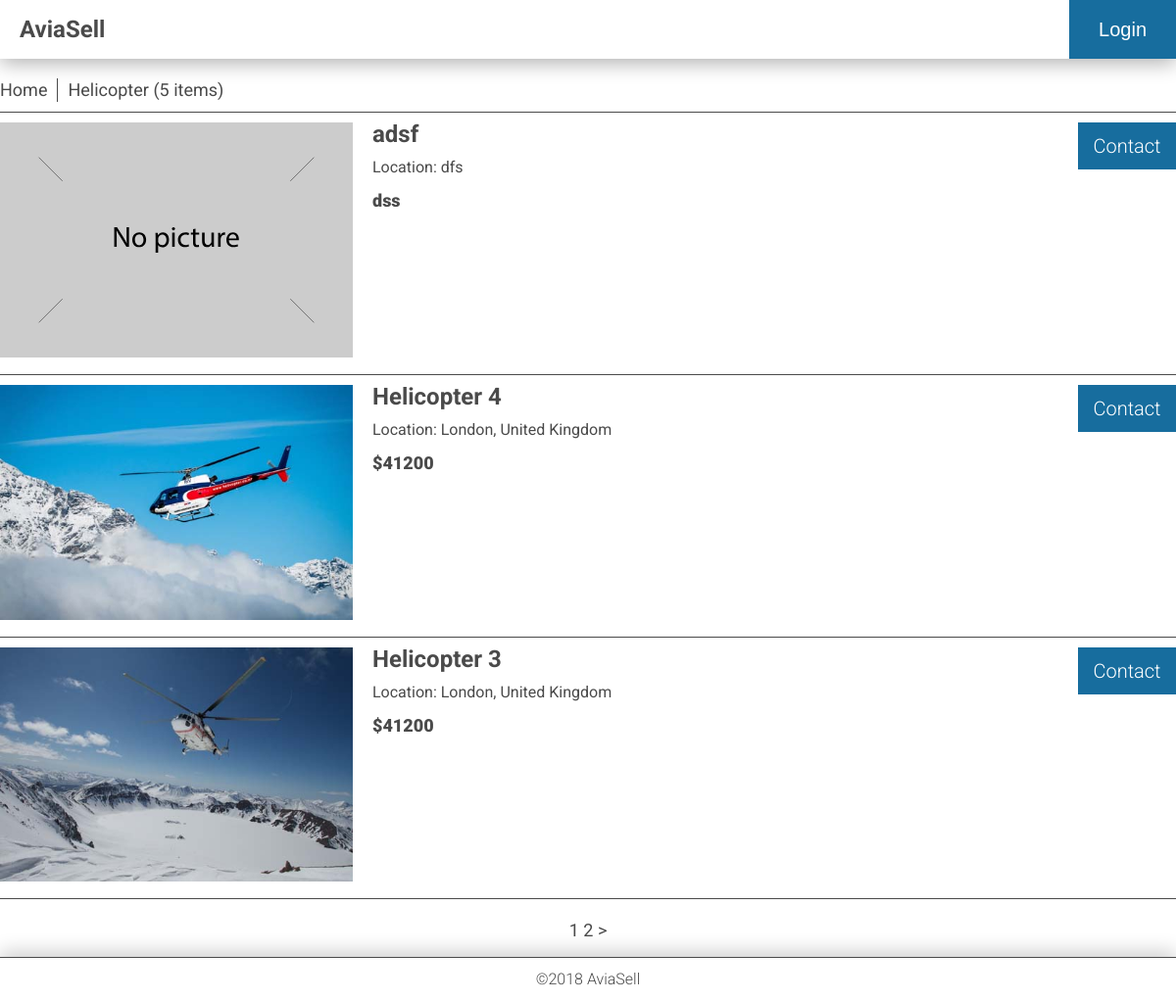
Page /category/helicopter/ on the committed database.
### app/database_setup.py (models this page shows, shortened)
class Category(Base):
    __tablename__ = 'category'
    id = Column(Integer, primary_key=True)
    name = Column(String(250), nullable=False)
    picture = Column(String(250))
    description = Column(String(250))
    slug = Column(String(30), unique=True)

class User(Base):
    __tablename__ = 'user'
    id = Column(Integer, primary_key=True)
    name = Column(String(250), nullable=False)
    email = Column(String(250), nullable=False)
    picture = Column(String(250))

class CategoryItem(Base):
    __tablename__ = 'category_item'
    id = Column(Integer, primary_key=True)
    title = Column(String(80), nullable=False)
    description = Column(Text(), nullable=False)
    location = Column(String(250), nullable=False)
    picture = Column(String(250), nullable=False)
    price = Column(String(32), nullable=False)
    created_date = Column(DateTime, default=datetime.datetime.utcnow)
    category_id = Column(Integer, ForeignKey('category.id'))
    category = relationship(Category)
    user_id = Column(Integer, ForeignKey('user.id'))
    user = relationship(User)

### app/views/category.py (the view)
@webapp.route('/category/<string:category_slug>/', defaults={'page': 1})
@webapp.route('/category/<string:category_slug>/<int:page>')
def getCategoryPage(category_slug, page):
    login_session = AuthController.getSessionData()
    data = ItemController.getPageItems(category_slug, page)
    if not data:
      message = '404 - Category Not Found'
      return render_template('error.html', message=message), 404
    return render_template('category.html',
                           category_slug=category_slug,
                           items=data['items'],
                           category_name=data['category_name'],
                           pages=data['pageCount'],
                           current_page=page,
                           total_items=data['totalItems'],
                           session=login_session)

### app/controllers/authcontroller.py (called while the page is built)
    def getSessionData():
        return login_session

### app/controllers/itemcontroller.py (called while the page is built)
    def getPageItems(category_slug, page):
        try:
            limitPerPage = int(webapp.config['ITEMS_PER_PAGE'])
            result = {}
            category = CategoryModel.getCategoryBySlug(category_slug)
            result['category_name'] = category.name
            totalItems = ItemModel.itemsInCategoryCount(category.id)
            result['totalItems'] = totalItems
            pageCount = math.ceil(totalItems / limitPerPage)
            result['pageCount'] = pageCount
            result['items'] = []
            items = ItemModel.getItemPage(category.id, page, limitPerPage)
            for item in items:
                result['items'].append(
                    (item, UserModel.getUserEmail(item.user_id)))
            return result
        except:
            return False

### app/models/categorymodel.py (called while the page is built)
    def getCategoryBySlug(categorySlug):
        result = session.query(Category).filter_by(slug=categorySlug).one()
        return result

### app/models/itemmodel.py (called while the page is built)
    def getItemPage(category_id, offset, limit):
        if offset == 1:
            offset = 0
        else:
            offset = (offset - 1) * limit
        result = session.query(CategoryItem)\
            .filter_by(category_id=category_id)\
            .order_by(CategoryItem.created_date.desc())\
            .offset(offset)\
            .limit(limit)\
            .all()
        return result

    def itemsInCategoryCount(category_id):
        result = session.query(CategoryItem)\
                        .filter_by(category_id=category_id)\
                        .count()
        return result

### app/models/usermodel.py (called while the page is built)
    def getUserEmail(uid):
        result = session.query(User).filter_by(id=uid).one()
        return result.email

### app/templates/category.html (shortened to what this page needs)
{% extends "base.html" %}
{% block content %}
<div class="container">
    <nav>
        <ul>
            <li>
                <a href="{{ url_for('mainIndex') }}">
                    Home
                </a>
            </li>
            <li>
                {{category_name}}
                ({{total_items}}
                    {% if total_items == 1%}
                    item)
                    {% else %}
                    items)
                    {% endif %}
            </li>
        </ul>
    </nav>
    <ul class="itemsList">
        {% for item, email in items %}
        <li class="item">
            <a href="{{ url_for('readItem', category_slug = category_slug, item_id = item.id, item_name = item.title) }}">
                {% if item.picture %}
                    <img src="{{ url_for('uploaded_file', filename = item.picture) }}"
                         alt="{{ item.title }}">
                    </a>
                {% else %}
                    <img src="{{ url_for('static', filename='images/not-available.svg') }}"
                         alt="Picture is not available">
                    </a>
                {% endif %}
            <div class="itemInfo">
                <h2>
                    <a href="{{ url_for('readItem', category_slug = category_slug, item_id = item.id, item_name = item.title) }}">
                        {{ item.title }}
                    </a>
                </h2>
                <div class="location">
                    Location: {{ item.location }}
                </div>
                <div class="price">
                    {{ item.price }}
                </div>
            </div>
            {% if 'username' in session %}
                <div class="buttons">
                    {% if session['user_id'] == item.user_id %}
                            <div class="button edit">
                                <a href="edit">
                                    Edit
                                </a>
                            </div>
                            <div class="button delete">
                                <a href="{{ url_for('deleteItem', item_id=item.id) }}">
                                    Delete
                                </a>
                            </div>
                    {% else %}
                        <div class="button buy">
                            <a href="mailto:{{ email }}">
                                Contact
                            </a>
                        </div>
                    {% endif %}
                </div>
            {% else %}
                <div class="buttons">
                    <div class="button buy">
                        <a href="{{ url_for('login') }}" onclick="alert('Please login to contact the owner');">
                            Contact
                        </a>
                    </div>
                </div>
            {% endif %}
        </li>
        {% endfor %}
    </ul>
    <div class="pagination">
        {% if pages > 1 %}
            {% for i in range(1, (pages+1)) %}
                {% if current_page == i %}
                    {{i}}
                {% else %}
                    <a href="{{ url_for('getCategoryPage', category_slug = category_slug, page = i) }}">
                      {{i}}
                    </a>
                {% endif %}
            {% endfor %}
        {% endif %}
        {% if current_page < pages %}
            <a href="{{ url_for('getCategoryPage', category_slug = category_slug, page = current_page+1) }}">
                &gt;
            </a>
        {% endif %}
    </div>
</div>
{% endblock %}

### app/static/css/main.css (style rules this page uses)
body,html { margin:0;padding:0;width:100%;height:100% }
embed,img,object,video { margin:0;padding:0;max-width:100% }
body { font-family:Roboto,sans-serif;font-size:16px;line-height:24px;display:-ms-grid;display:grid;-ms-grid-rows:60px auto 60px;grid-template-rows:60px auto 60px;color:#4a4a4a }
li,ul { list-style:none;padding:0;margin:0 }
a { text-decoration:none;color:#4a4a4a }
.container,main { max-width:100% }
.container { margin:20px }
nav { margin:20px 0 0;padding:0 0 10px;color:#4a4a4a;font-size:18px;border-bottom:1px solid #4a4a4a }
nav ul { display:-ms-flexbox;display:flex;-ms-flex-direction:row;flex-direction:row;-ms-flex-wrap:wrap;flex-wrap:wrap }
nav li:first-child { padding:0 10px 0 0 }
nav li { padding:0 10px;border-right:1px solid #4a4a4a }
nav li:last-child { border-right:0 solid #4a4a4a }
.itemsList,.itemsList .item { display:-ms-grid;display:grid }
.itemsList .item { -ms-grid-columns:minmax(100px,30%) auto 100px;grid-template-columns:minmax(100px,30%) auto 100px;padding:10px 0;border-bottom:1px solid #4a4a4a }
.itemsList .item .itemInfo { display:-ms-grid;display:grid;grid-auto-rows:max-content;padding:0 20px;margin:0;color:#4a4a4a }
.itemsList .item .itemInfo h2 { padding:0;margin:0 }
.itemsList .item .itemInfo .location { font-size:16px;padding:10px 0 }
.itemsList .item .itemInfo .price { font-size:18px;font-weight:900 }
.pagination { text-align:center;padding:20px 0 0;font-size:18px;font-weight:400 }
.buttons { display:-ms-grid;display:grid;grid-auto-rows:max-content;grid-gap:10px }
.buttons a { color:#fff }
.buttons .button { display:-ms-grid;display:grid;-ms-flex-align:center;align-items:center;color:#fff;height:48px;border:none;font-size:20px;font-weight:300;text-align:center }
.buttons .buy { background:#176d9e }
@media screen and (min-width:1200px) { .container { width:1200px;margin:0 auto } }

### rows in the picture
Category: name "Helicopter"
User: title "adsf", location "dfs", price "dss"
User: picture (picture), title "Helicopter 4", location "London, United Kingdom", price "$41200", title "Helicopter 3"

### other values in the picture
{{ total_items }} "5"
{{ i }} "1"
{{ i }} "2"
